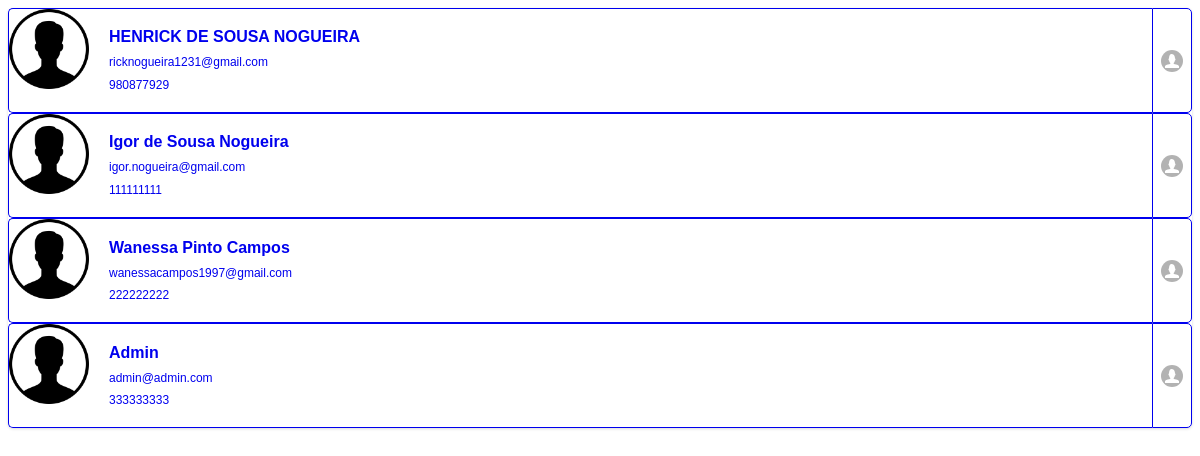
Screenshot of /model/api/home/find_people.php with the database file from the repository.
### tables this page shows
CREATE TABLE IF NOT EXISTS `user` (
  `id` int(11) NOT NULL AUTO_INCREMENT,
  `name` varchar(60) DEFAULT NULL,
  `login` varchar(15) DEFAULT NULL,
  `password` text DEFAULT NULL,
  `number_phone` int(11) DEFAULT 0,
  `email` varchar(50) DEFAULT '0',
  PRIMARY KEY (`id`)
);

### model/classes/db.php (called while the page is built, shortened)
<?php
	class db
	{
		public $host = 'localhost';
		public $user = 'root';
		public $senha = 'p@$$w0rd';
		public $db = 'maindb';
		public function conecta_mysql(){
			$con = mysqli_connect($this->host, $this->user, $this->senha, $this->db);
			mysqli_set_charset($con, 'utf8');
			return $con;
		}
		public function query($colunas, $tabela, $condicao){
			$link = $this->conecta_mysql();
			$sql = "SELECT $colunas FROM $tabela WHERE $condicao;";
			$resultado_id = mysqli_query($link, $sql);
			return $resultado_id;
		}
	}
?>

### model/api/home/find_people.php (the view, shortened to what this page needs)
<?php
	require_once('../../classes/db.php');
	$id = $_SESSION['id'];
	$db = new db();
	$colunas = 'name, email, number_phone';
	$tabela = ' user ';
	$condicao = "id <> '$id'";
	$resultado_id = $db->query($colunas, $tabela, $condicao);
	if ($resultado_id) {
		echo "<ul data-role='listview' data-split-icon='user' data-filter='true' data-inset='true' class='ui-listview ui-listview-inset ui-corner-all ui-shadow'>";
		while ($registro = mysqli_fetch_array($resultado_id, MYSQLI_ASSOC)) {
				echo "<li class='ui-li-has-alt ui-li-has-thumb ui-first-child ui-last-child'>";
					echo "<a href='#perfil-membro' class='ui-btn'>";
						echo "<img src='../../img/user.png'>";
						echo "<h2>".$registro['name']."</h2>";
						echo "<p>".$registro['email']."</p>";
						echo "<p>".$registro['number_phone']."</p>";
						echo "<a href='#purchase' data-rel='popup' data-position-to='window' data-transition='pop' aria-haspopup='true' aria-owns='purchase' aria-expanded='false' class='ui-btn ui-btn-icon-notext ui-icon-user' title='Purchase album'></a>";
				echo "</li>";
		}
		echo "</ul>";
	}
?>

### rows the page displays
user: name "HENRICK DE SOUSA NOGUEIRA", email "ricknogueira1231@gmail.com", number_phone "980877929"
user: name "Igor de Sousa Nogueira", email "igor.nogueira@gmail.com", number_phone "111111111"
user: name "Wanessa Pinto Campos", email "wanessacampos1997@gmail.com", number_phone "222222222"
user: name "Admin", email "admin@admin.com", number_phone "333333333"
